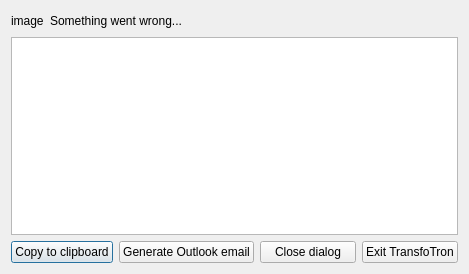
<?xml version="1.0" encoding="UTF-8"?>
<ui version="4.0">
 <class>Dialog</class>
 <widget class="QDialog" name="Dialog">
  <property name="geometry">
   <rect>
    <x>0</x>
    <y>0</y>
    <width>469</width>
    <height>274</height>
   </rect>
  </property>
  <property name="windowTitle">
   <string>Dialog</string>
  </property>
  <layout class="QVBoxLayout" name="verticalLayout">
   <item>
    <layout class="QHBoxLayout" name="horizontalLayout">
     <item>
      <widget class="QLabel" name="ui_lbl_image">
       <property name="text">
        <string>image</string>
       </property>
      </widget>
     </item>
     <item>
      <widget class="QLabel" name="ui_lbl_title">
       <property name="text">
        <string>Something went wrong...</string>
       </property>
      </widget>
     </item>
     <item>
      <spacer name="horizontalSpacer">
       <property name="orientation">
        <enum>Qt::Horizontal</enum>
       </property>
       <property name="sizeHint" stdset="0">
        <size>
         <width>40</width>
         <height>20</height>
        </size>
       </property>
      </spacer>
     </item>
    </layout>
   </item>
   <item>
    <widget class="QPlainTextEdit" name="ui_txt_msg"/>
   </item>
   <item>
    <layout class="QGridLayout" name="gridLayout">
     <item row="0" column="0">
      <widget class="QPushButton" name="ui_btn_copy">
       <property name="text">
        <string>Copy to clipboard</string>
       </property>
      </widget>
     </item>
     <item row="0" column="1">
      <widget class="QPushButton" name="ui_btn_mail">
       <property name="text">
        <string>Generate Outlook email</string>
       </property>
      </widget>
     </item>
     <item row="0" column="2">
      <widget class="QPushButton" name="ui_btn_close">
       <property name="text">
        <string>Close dialog</string>
       </property>
      </widget>
     </item>
     <item row="0" column="3">
      <widget class="QPushButton" name="ui_btn_exit">
       <property name="text">
        <string>Exit TransfoTron</string>
       </property>
      </widget>
     </item>
    </layout>
   </item>
  </layout>
 </widget>
 <resources/>
 <connections/>
</ui>
